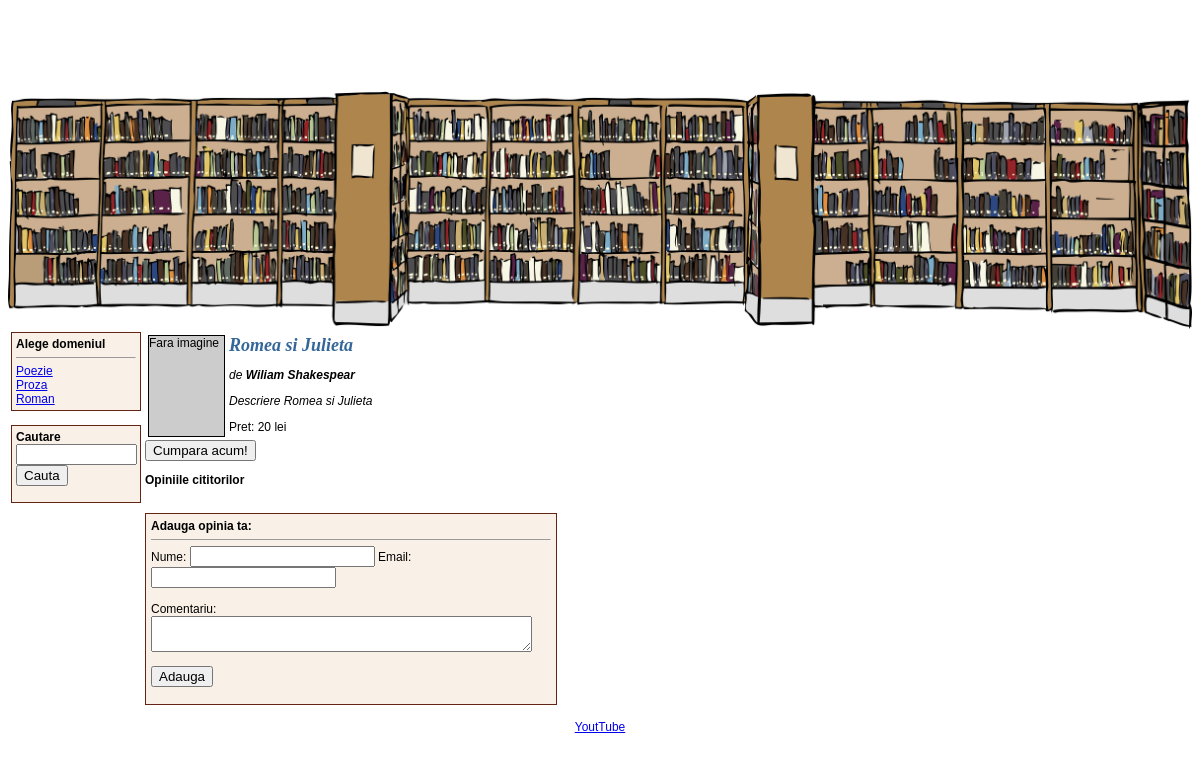
Screenshot of /carte.php?id_carte=3 with the database file from the repository.
### tables this page shows
CREATE TABLE domenii (
`id_domeniu` INT NOT NULL AUTO_INCREMENT ,
`nume_domeniu` TEXT NOT NULL ,
PRIMARY KEY (`id_domeniu`), UNIQUE (`id_domeniu`), INDEX (`id_domeniu`));

CREATE TABLE carti (
`id_carte` INT NOT NULL AUTO_INCREMENT ,
`id_autor` INT NOT NULL ,
`id_domeniu` INT NOT NULL ,
`titlu` TEXT NOT NULL ,
`descriere` TEXT NOT NULL ,
`data` DATE NOT NULL ,
`pret` DOUBLE NOT NULL ,
PRIMARY KEY (`id_carte`), UNIQUE (`id_carte`), INDEX (`id_carte`));

CREATE TABLE autori (
`id_autor` INT NOT NULL AUTO_INCREMENT ,
`nume_autor` TEXT NOT NULL ,
PRIMARY KEY (`id_autor`), UNIQUE (`id_autor`), INDEX (`id_autor`));

### carte.php (the view, shortened to what this page needs)
<?php
include ("connect_db.php");
include ("page_top.php");
include ("menu.php");
$id_carte = $_GET['id_carte'];
$sql = "SELECT * FROM carti, autori WHERE carti.id_carte = ".$id_carte." AND carti.id_autor = autori.id_autor";
$resursa = mysqli_query($db, $sql);
$row = mysqli_fetch_array($resursa);
?>
<td valign="top">
    <table>
        <tr>
            <td valign="top">
                <?php
                $adresaImagine = "coperte/".$id_carte.".jpg";
                if(file_exists($adresaImagine))
                {
                    print '<img src = "'.$adresaImagine.'" width="75" height="100" hspace="10"><br>';
                }
                else
                {
                    print '<div style="width: 75px; height: 100px; border: 1px black solid; background-color: #cccccc">Fara imagine</div>';
                }
                ?>
            </td>
            <td valign="top">
                <h1><?=$row['titlu']?></h1>
                <i>de <b><?=$row['nume_autor']?>
                      </b>
                </i>
            <p><i><?=$row['descriere']?>
                </i>
            </p>
                <p>Pret: <?=$row['pret']?> lei</p>
            </td>
        </tr>
    </table>
    <form action="shopping_cart.php?actiune=adauga" method="post">
        <input type="submit" value="Cumpara acum!">
    </form>
    <p><b>Opiniile cititorilor</b></p>
<br>
<div style="width: 400px; border:1px solid #632415; background-color: #F9F1E7; padding: 5px;">
    <b>Adauga opinia ta:</b>
    <hr size="1">
    <form action="add_comment.php" method="post">
        Nume: <input type="text" name="nume_utilizator">
        Email: <input type="text" name="adresa_email"><br><br>
        Comentariu: <br> <textarea name="comentariu" cols="45"></textarea><br><br>
        <input type="submit" value="Adauga" align="center">
    </form>
</div>
</td>
<?php
include ("page_bottom.php");
?>

### menu.php
<td valign="top" width="125">
    <div style="width:120px; background-color:#F9F1E7; padding:4px; border: solid #632415 1px">
        <b>Alege domeniul</b><HR size="1">
<?php
$sql = "SELECT nume_domeniu FROM domenii ORDER BY nume_domeniu ASC";
$resursa = mysqli_query($db, $sql);
while($row = mysqli_fetch_array($resursa))
{
    print '<a href="domain.php?nume_domeniu='.$row['nume_domeniu'].'">'.$row['nume_domeniu'].'</a><br>';
}
?>
</div>
<br>
<div style="width:120px; background-color:#F9F1E7; padding:4px; border:solid #632415 1px">
	<form action="search.php" method="GET">
	<b>Cautare</b><br>
        <input type="text" name="cuvant" size="12"><br>
	<input type="submit" value="Cauta">
	</form>
</div>
</td>

### page_top.php (style rules this page uses)
body,p,td { font-family: Verdana,Arial,sans-serif; font-size:12px; }
h1 { font-family: Times New Roman, Times, serif; font-size:18px; font-weight: bold; color: #336699; font-style: italic; }

### rows the page displays
domenii: nume_domeniu "Poezie"
domenii: nume_domeniu "Proza"
domenii: nume_domeniu "Roman"
carti: titlu "Romea si Julieta", id_autor.nume_autor "Wiliam Shakespear", descriere "Descriere Romea si Julieta", pret "20"
